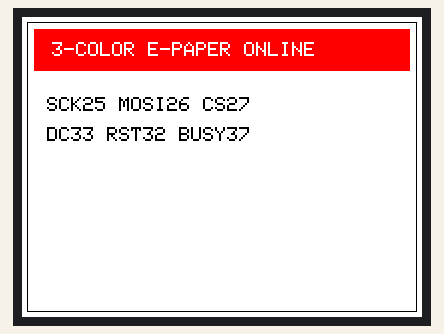
Recording of a sketch running on a simulated ESP32. Shown: 400×300 colour display. What the sketch prints to the serial monitor is not drawn.

Above: at 15.1 s.

The sketch:

test_epaper.ino
```cpp
// WeAct 4.2" 3색 e-paper + TTGO T-Display 동작 확인 스케치 (확정 결선)
#include <GxEPD2_3C.h>
#include <SPI.h>

#define EPD_SCK   25
#define EPD_MOSI  26
#define EPD_CS    27
#define EPD_DC    33
#define EPD_RST   32
#define EPD_BUSY  37
#define LCD_BL     4   // 온보드 LCD 백라이트

GxEPD2_3C<GxEPD2_420c_GDEY042Z98, GxEPD2_420c_GDEY042Z98::HEIGHT>
  display(GxEPD2_420c_GDEY042Z98(EPD_CS, EPD_DC, EPD_RST, EPD_BUSY));

void setup() {
  Serial.begin(115200);
  pinMode(LCD_BL, OUTPUT);
  digitalWrite(LCD_BL, LOW);

  SPI.end();
  SPI.begin(EPD_SCK, -1, EPD_MOSI, -1);
  display.init(115200, true, 50, false);
  display.setRotation(0);          // 400x300 가로
  display.setTextWrap(false);

  display.setFullWindow();
  display.firstPage();
  do {
    display.fillScreen(GxEPD_WHITE);
    display.drawRect(5, 5, 390, 290, GxEPD_BLACK);
    display.fillRect(12, 12, 376, 42, GxEPD_RED);
    display.setTextSize(2);
    display.setTextColor(GxEPD_WHITE);
    display.setCursor(30, 25);  display.print("3-COLOR E-PAPER ONLINE");
    display.setTextColor(GxEPD_BLACK);
    display.setCursor(25, 80);  display.print("SCK25 MOSI26 CS27");
    display.setCursor(25, 110); display.print("DC33 RST32 BUSY37");
  } while (display.nextPage());

  display.hibernate();
  Serial.println("done");
}

void loop() {}
```
